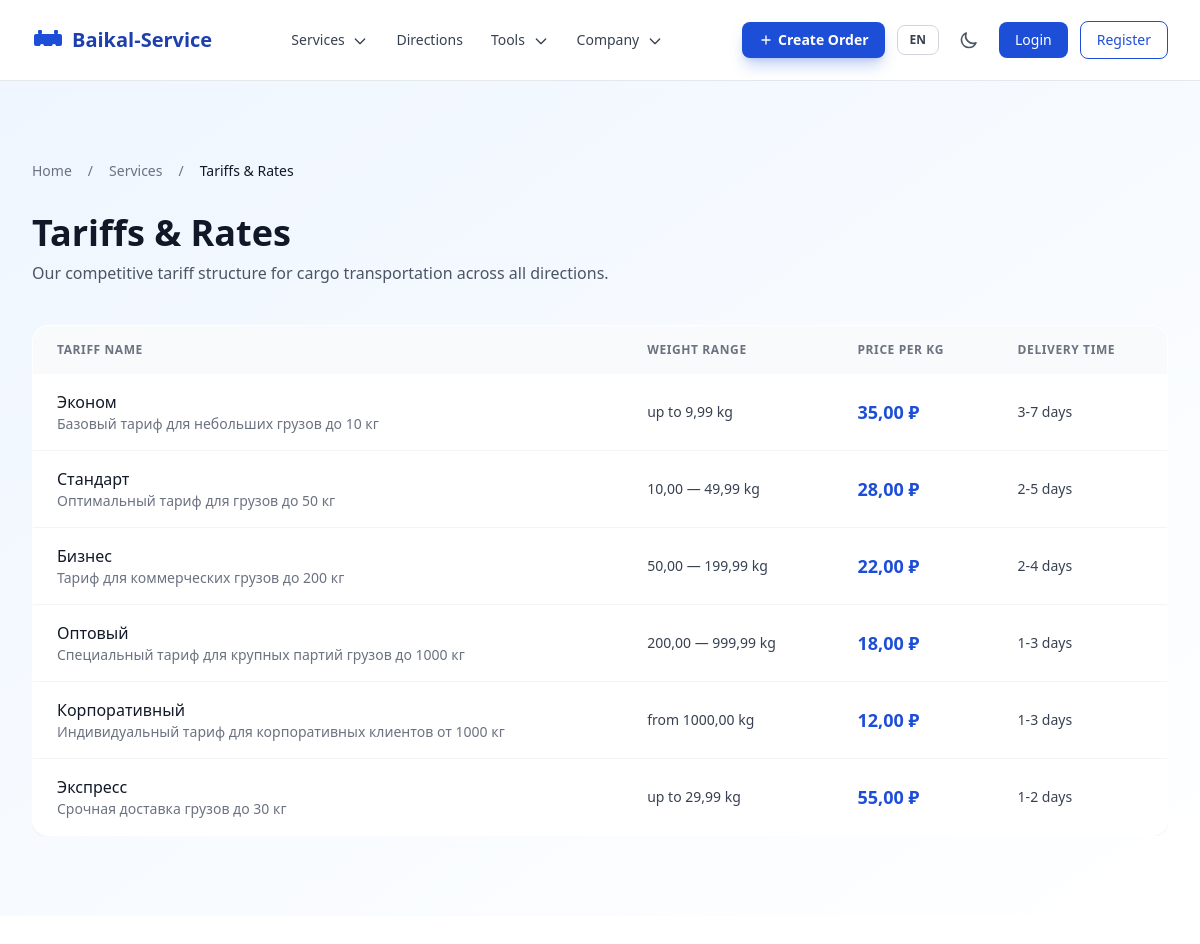
The app's page /ru/services/tariffs/ with its own data.
### apps/services/models.py (models this page shows, shortened)
class Tariff(models.Model):
    name = models.CharField(max_length=255, verbose_name=_('Name'))
    name_en = models.CharField(max_length=255, blank=True, verbose_name=_('Name (EN)'))
    description = models.TextField(blank=True, verbose_name=_('Description'))
    description_en = models.TextField(blank=True, verbose_name=_('Description (EN)'))
    min_weight = models.DecimalField(max_digits=10, decimal_places=2, null=True, blank=True, verbose_name=_('Min weight (kg)'))
    max_weight = models.DecimalField(max_digits=10, decimal_places=2, null=True, blank=True, verbose_name=_('Max weight (kg)'))
    price_per_kg = models.DecimalField(max_digits=10, decimal_places=2, verbose_name=_('Price per kg'))
    delivery_days_min = models.IntegerField(verbose_name=_('Min delivery days'))
    delivery_days_max = models.IntegerField(verbose_name=_('Max delivery days'))
    is_active = models.BooleanField(default=True, verbose_name=_('Active'))
    class Meta:
        verbose_name = _('Tariff')
        verbose_name_plural = _('Tariffs')
    def get_localized_name(self, language='ru'):
        if language == 'en' and self.name_en:
            return self.name_en
        return self.name

### apps/services/views.py (the view)
# urls.py: path('tariffs/', views.TariffListView.as_view(), name='tariffs'),
class TariffListView(ListView):
    model = Tariff
    template_name = 'pages/services/tariff_list.html'
    context_object_name = 'tariffs'

### apps/core/context_processors.py (called while the page is built)
def site_settings(request):
    return {
        'SITE_NAME': 'Baikal-Service',
        'SITE_DESCRIPTION': 'Logistics and cargo transportation across Russia and CIS',
        'theme': getattr(request, 'theme', 'light'),
        'DEBUG': settings.DEBUG,
    }

### apps/core/templatetags/i18n_extras.py (called while the page is built, shortened)
@register.filter
def localized(obj, language=None):
    if language is None:
        language = translation.get_language()
    lang_code = language[:2] if language else 'ru'
    if hasattr(obj, 'get_localized_name'):
        return obj.get_localized_name(lang_code)

@register.filter
def localized_field(obj, field_name):
    language = translation.get_language()
    lang_code = language[:2] if language else 'ru'
    if lang_code == 'en':
        en_field = f'{field_name}_en'
        if hasattr(obj, en_field):
            value = getattr(obj, en_field)
            if value:
                return value
    return getattr(obj, field_name, '')

### templates/pages/services/tariff_list.html (shortened to what this page needs)
{% extends 'base.html' %}{% load i18n static i18n_extras %}
{% block content %}
<div class="bg-gradient-to-br from-baikal-50 to-white dark:from-gray-900 dark:to-gray-800">
  <div class="max-w-7xl mx-auto px-4 sm:px-6 lg:px-8 py-12 lg:py-20">
    <nav class="flex mb-8 text-sm" aria-label="Breadcrumb">
      <ol class="inline-flex items-center space-x-2 text-gray-500 dark:text-gray-400">
        <li><a href="{% url 'core:home' %}" class="hover:text-baikal-600 dark:hover:text-baikal-400 transition-colors">{% translate 'Home' %}</a></li>
        <li><span class="mx-2">/</span></li>
        <li><a href="{% url 'services:list' %}" class="hover:text-baikal-600 dark:hover:text-baikal-400 transition-colors">{% translate 'Services' %}</a></li>
        <li><span class="mx-2">/</span></li>
        <li class="text-gray-900 dark:text-white font-medium">{% translate 'Tariffs & Rates' %}</li>
      </ol>
    </nav>
    <h1 class="text-3xl lg:text-4xl font-bold text-gray-900 dark:text-white mb-2">{% translate 'Tariffs & Rates' %}</h1>
    <p class="text-gray-600 dark:text-gray-400 max-w-2xl mb-10">{% translate 'Our competitive tariff structure for cargo transportation across all directions.' %}</p>
    {% if tariffs %}
      <div class="overflow-x-auto">
        <table class="w-full bg-white dark:bg-gray-800 rounded-2xl overflow-hidden shadow-sm border border-gray-100 dark:border-gray-700">
          <thead class="bg-gray-50 dark:bg-gray-900">
            <tr>
              <th class="px-6 py-4 text-left text-xs font-semibold uppercase tracking-wider text-gray-500 dark:text-gray-400">{% translate 'Tariff Name' %}</th>
              <th class="px-6 py-4 text-left text-xs font-semibold uppercase tracking-wider text-gray-500 dark:text-gray-400">{% translate 'Weight Range' %}</th>
              <th class="px-6 py-4 text-left text-xs font-semibold uppercase tracking-wider text-gray-500 dark:text-gray-400">{% translate 'Price per kg' %}</th>
              <th class="px-6 py-4 text-left text-xs font-semibold uppercase tracking-wider text-gray-500 dark:text-gray-400">{% translate 'Delivery Time' %}</th>
            </tr>
          </thead>
          <tbody class="divide-y divide-gray-100 dark:divide-gray-700">
            {% for tariff in tariffs %}
              <tr class="hover:bg-gray-50 dark:hover:bg-gray-700 transition-colors">
                <td class="px-6 py-4">
                  <div class="font-medium text-gray-900 dark:text-white">{{ tariff|localized }}</div>
                  <div class="text-sm text-gray-500 dark:text-gray-400">{{ tariff|localized_field:'description'|truncatewords:15 }}</div>
                </td>
                <td class="px-6 py-4 text-sm text-gray-700 dark:text-gray-300">
                  {% if tariff.min_weight and tariff.max_weight %}
                    {{ tariff.min_weight }} — {{ tariff.max_weight }} {% translate 'kg' %}
                  {% elif tariff.min_weight %}
                    {% translate 'from' %} {{ tariff.min_weight }} {% translate 'kg' %}
                  {% elif tariff.max_weight %}
                    {% translate 'up to' %} {{ tariff.max_weight }} {% translate 'kg' %}
                  {% else %}
                    —
                  {% endif %}
                </td>
                <td class="px-6 py-4">
                  <span class="text-lg font-bold text-baikal-600 dark:text-baikal-400">{{ tariff.price_per_kg }} ₽</span>
                </td>
                <td class="px-6 py-4 text-sm text-gray-700 dark:text-gray-300">
                  {{ tariff.delivery_days_min }}-{{ tariff.delivery_days_max }} {% translate 'days' %}
                </td>
              </tr>
            {% endfor %}
          </tbody>
        </table>
      </div>
    {% else %}
      <div class="text-center py-16">
        <p class="text-gray-500 dark:text-gray-400">{% translate 'No tariffs available at the moment.' %}</p>
      </div>
    {% endif %}
  </div>
</div>
{% endblock %}

### static/css/styles.css (style rules this page uses)
html { line-height: 1.5; -webkit-text-size-adjust: 100%; -moz-tab-size: 4; tab-size: 4; font-family: 'Inter', ui-sans-serif, system-ui, sans-serif; font-feature-settings: normal; font-variation-settings: normal; -webkit-tap-highlight-color: transparent; }
body { margin: 0; line-height: inherit; }
a { color: inherit; text-decoration: inherit; }

### records on screen
Tariff: name "Эконом", description "Базовый тариф для небольших грузов до 10 кг", max_weight "9,99", price_per_kg "35,00", delivery_days_min "3", delivery_days_max "7"
Tariff: name "Стандарт", description "Оптимальный тариф для грузов до 50 кг", min_weight "10,00", max_weight "49,99", price_per_kg "28,00", delivery_days_min "2", delivery_days_max "5"
Tariff: name "Бизнес", description "Тариф для коммерческих грузов до 200 кг", min_weight "50,00", max_weight "199,99", price_per_kg "22,00", delivery_days_min "2", delivery_days_max "4"
Tariff: name "Оптовый", description "Специальный тариф для крупных партий грузов до 1000 кг", min_weight "200,00", max_weight "999,99", price_per_kg "18,00", delivery_days_min "1", delivery_days_max "3"
Tariff: name "Корпоративный", description "Индивидуальный тариф для корпоративных клиентов от 1000 кг", min_weight "1000,00", price_per_kg "12,00", delivery_days_min "1", delivery_days_max "3"
Tariff: name "Экспресс", description "Срочная доставка грузов до 30 кг", max_weight "29,99", price_per_kg "55,00", delivery_days_min "1", delivery_days_max "2"
